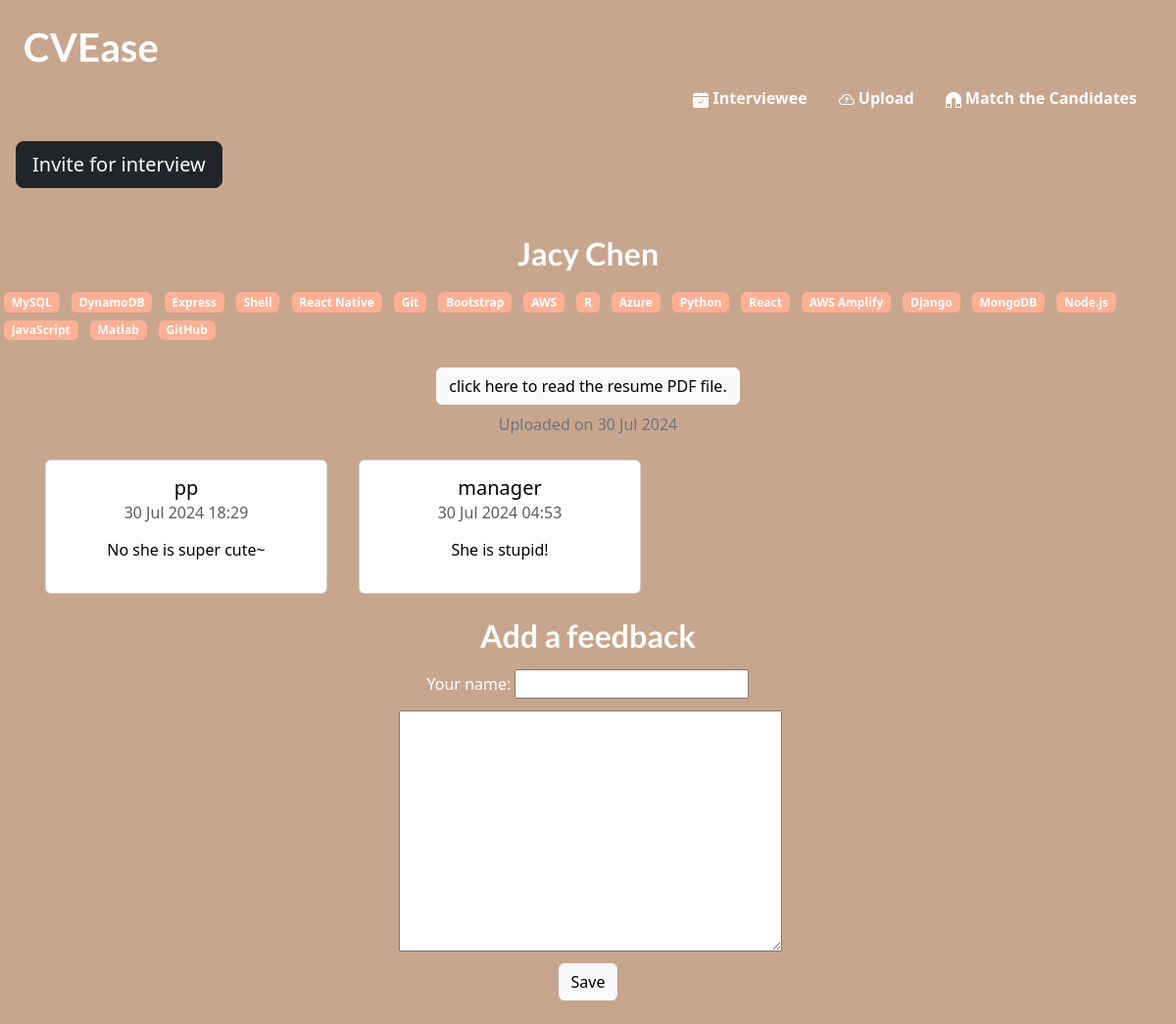
The app's page /jacy-chen (signed in) with its own data.
### cv/models.py (models this page shows, shortened)
class Candidate(models.Model):
    STATUS_CHOICES = [
    ('selected', 'Selected'),
    ('pending', 'Pending'),
    ('rejected', 'Rejected'),
    ]
    name = models.CharField(max_length=30,null=False)
    email = models.EmailField(max_length=40,null=True)
    phone = models.CharField(max_length=20,null=True)
    cv_file = models.FileField(upload_to="cv",null=False)
    slug = models.SlugField(unique=True, null=True, db_index=True)
    tags = models.ManyToManyField(Tag)
    status = models.CharField(max_length=10, choices=STATUS_CHOICES, default='pending')
    uploaded_at = models.DateTimeField(auto_now_add=True)

class Tag(models.Model):
    caption = models.CharField(max_length=20)

class Note(models.Model):
    user = models.CharField(max_length=30)
    candidate = models.ForeignKey(Candidate, on_delete=models.CASCADE, related_name="notes")
    text = models.TextField(max_length=400)
    created_at = models.DateTimeField(auto_now_add=True)

### cv/views.py (the view, shortened to what this page needs)
# urls.py: path("<slug:slug>", views.CandidateDetailView.as_view(), name="candidate-detail"),
class CandidateDetailView(LoginRequiredMixin,View):
    def get(self, request, slug):
        candidate = Candidate.objects.get(slug=slug)
        context = {
            "candidate": candidate,
            "tags": candidate.tags.all(),
            "notes": candidate.notes.all().order_by("-created_at"),
            "status": candidate.status,
            "note_form": NoteForm(),
            "invitation_form": InvitationForm(),
        }
        return render(request, "cv/cv_detail.html", context)

### cv/forms.py
class NoteForm(forms.ModelForm):
    class Meta:
        model = Note
        exclude = ['candidate', 'created_at']
        labels = {
            'text': '',
            'user': 'Your name',
        }

class InvitationForm(forms.ModelForm):
    class Meta:
        model = Invitation
        fields = ['interview_date', 'position']
        widgets = {
            'interview_date': forms.DateTimeInput(attrs={'type': 'datetime-local', 'class': 'form-control'}),
            'position': forms.Select(attrs={'class': 'form-control'}),
        }

### cv/models.py (called while the page is built)
    def __str__(self):
        return self.title

### cv/templates/cv/cv_detail.html (shortened to what this page needs)
{% extends "base.html" %}
{% load static %}
{% block css_files %}
<link rel="stylesheet" href="{% static "cv/cv_detail.css" %}" />
{% endblock %}
{% block content %}
<section id="summary">
    <div class="m-3 ">
        <form method="post" action="{% url "candidate-detail" candidate.slug %}" name="cancel-invitation">
            <button  class="btn btn-dark btn-lg"
            {% if candidate.status == 'selected' %}
                style="background-color: gray;"
                name="cancel-invitation"
                type="submit"
            {% else %}
                type="button"
                data-bs-toggle="modal" data-bs-target="#infoModal"
            {% endif %}
            >
                {% if candidate.status == 'selected' %}
                    Remove from interviewees
                {% else %}
                    Invite for interview
                {% endif %}
            </button>
        </form>
      </div>
    <div class="text-center mx-auto mt-5">
        <h2 class="mx-auto">{{ candidate.name }}</h2>
    </div>
  <div class="mt-3">
    {% for tag in tags %}
      <span class="badge m-1" style="background-color:#FDB095">{{ tag.caption }}</span>
    {% endfor %}
  </div>
  <div class="mx-auto text-center">
    <a class="btn btn-light mt-4" href="{{ candidate.cv_file.url }}">click here to read the resume PDF file.</a>
  </div>
  <article>
    <div class="mx-auto text-center mt-2 fs-6 text-secondary">Uploaded on <time>{{ candidate.uploaded_at|date:"d M Y" }}</time></div>
  </article>
</section>
<section id="notes">
    <div class="container text-center mt-4">
        <div class="row align-items-start">
            {% for note in notes %}
            <div class="col-2 mx-3 card" style="width: 18rem; color:black; background-color: white">
                <div class="card-body">
                <h5 class="card-title">{{ note.user }}</h5>
                <h6 class="card-subtitle mb-2 text-body-secondary"><time>{{ note.created_at|date:"d M Y H:i" }}</time></h6>
                <p class="card-text">{{ note.text|linebreaks }}</p>
                </div>
            </div>
            {% endfor %}
        </div>
    </div>
</section>
<section id="note-form" >
  <h2 class="text-center mt-4">Add a feedback</h2>
  <form action="{% url "candidate-detail" candidate.slug %}" method="POST" name="submit-note">
    {% for form_field in note_form %}
      <div class="form-control text-center {% if form_field.errors %}invalid{% endif %}" style="background: #c8a68e; border:none; color:white">
        {{ form_field.label_tag }}
        {{ form_field }}
      </div>
    {% endfor %}
    <div class="text-center mb-4">
        <button class="btn btn-light text-center"name="submit-note">Save</button>
    </div>
  </form>
</section>
{% endblock %}

### static/app.css (style rules this page uses)
* { box-sizing: border-box; }
html { font-family: 'Open Sans', 'Lato', sans-serif; }
body { margin: 0; background-color: #c8a68e; color:white; }
h1, h2, h3 { font-family: 'Lato', sans-serif; font-weight: bold; }

### records on screen
Candidate: name "Jacy Chen", uploaded_at "30 Jul 2024"
Tag: caption "MySQL"
Tag: caption "DynamoDB"
Tag: caption "Express"
Tag: caption "Shell"
Tag: caption "React Native"
Tag: caption "Git"
Tag: caption "Bootstrap"
Tag: caption "AWS"
Tag: caption "R"
Tag: caption "Azure"
Tag: caption "Python"
Tag: caption "React"
Tag: caption "AWS Amplify"
Tag: caption "Django"
Tag: caption "MongoDB"
Tag: caption "Node.js"
Tag: caption "JavaScript"
Tag: caption "Matlab"
Tag: caption "GitHub"
Note: user "pp", created_at "30 Jul 2024 18:29", text "No she is super cute~"
Note: user "manager", created_at "30 Jul 2024 04:53", text "She is stupid!"
